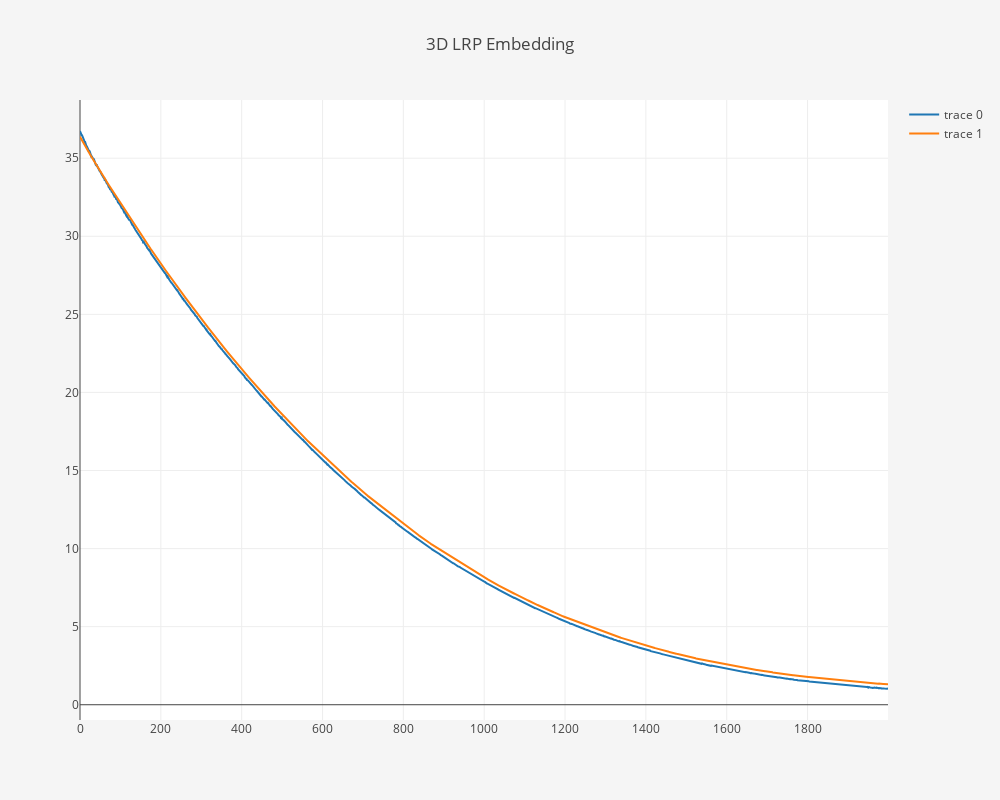

Notebook source saved alongside this figure:
### Code cell
layout = go.Layout(
        title="3D LRP Embedding",
        autosize=False,
        width=1000,
        height=800,
        paper_bgcolor='#F5F5F5',
    #     template="plotly"
)

# data=[emb3d]

fig = go.Figure(layout=layout)

accs = history.history['loss']
val_accs = history.history['val_loss']
epochs = [x for x in range(0,len(accs))]

fig.add_trace(
    go.Scatter(x=epochs, y=accs)
)

fig.add_trace(
    go.Scatter(x=epochs, y=val_accs)
)

iplot(fig, filename='lrp-3d-scatter.html')

### Figure 1 — Plotly figure (JSON) as saved in the notebook; plotly's stock layout.template omitted (floating-point values rounded to 4 significant figures; data arrays with more than 128 entries replaced by an {"elided": "..."} marker saying what was removed)
{"data": [{"type": "scatter", "uid": "e83ec379-471a-4ae3-b3a3-c6b07629ba8b", "x": {"elided": "2000 int values"}, "y": {"elided": "2000 float values"}}, {"type": "scatter", "uid": "662324c7-3ef5-4644-932a-7d7d7bb9d3fb", "x": {"elided": "2000 int values"}, "y": {"elided": "2000 float values"}}], "layout": {"autosize": false, "height": 800, "paper_bgcolor": "#F5F5F5", "title": {"text": "3D LRP Embedding"}, "width": 1000, "xaxis": {"autorange": true, "range": [0, 1999], "type": "linear"}, "yaxis": {"autorange": true, "range": [-0.977, 38.73], "type": "linear"}}}
